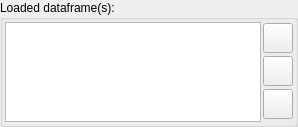
            <widget class="QGroupBox" name="gb_df_listbox">
             <property name="sizePolicy">
              <sizepolicy hsizetype="Preferred" vsizetype="Fixed">
               <horstretch>0</horstretch>
               <verstretch>0</verstretch>
              </sizepolicy>
             </property>
             <property name="minimumSize">
              <size>
               <width>0</width>
               <height>0</height>
              </size>
             </property>
             <property name="title">
              <string>Loaded dataframe(s):</string>
             </property>
             <layout class="QVBoxLayout" name="verticalLayout_51">
              <property name="spacing">
               <number>5</number>
              </property>
              <property name="leftMargin">
               <number>2</number>
              </property>
              <property name="topMargin">
               <number>2</number>
              </property>
              <property name="rightMargin">
               <number>2</number>
              </property>
              <property name="bottomMargin">
               <number>2</number>
              </property>
              <item>
               <layout class="QHBoxLayout" name="horizontalLayout_48">
                <property name="spacing">
                 <number>2</number>
                </property>
                <item>
                 <widget class="QListWidget" name="dfs_listbox">
                  <property name="sizePolicy">
                   <sizepolicy hsizetype="Expanding" vsizetype="Preferred">
                    <horstretch>0</horstretch>
                    <verstretch>0</verstretch>
                   </sizepolicy>
                  </property>
                  <property name="minimumSize">
                   <size>
                    <width>0</width>
                    <height>100</height>
                   </size>
                  </property>
                  <property name="maximumSize">
                   <size>
                    <width>16777215</width>
                    <height>100</height>
                   </size>
                  </property>
                 </widget>
                </item>
                <item>
                 <layout class="QVBoxLayout" name="verticalLayout_16">
                  <item>
                   <widget class="QPushButton" name="btn_view_df_3">
                    <property name="minimumSize">
                     <size>
                      <width>30</width>
                      <height>30</height>
                     </size>
                    </property>
                    <property name="maximumSize">
                     <size>
                      <width>30</width>
                      <height>30</height>
                     </size>
                    </property>
                    <property name="toolTip">
                     <string>View selected dataframe 
(Hold CTRL key to view filtered df)</string>
                    </property>
                    <property name="autoFillBackground">
                     <bool>true</bool>
                    </property>
                    <property name="text">
                     <string/>
                    </property>
                    <property name="icon">
                     <iconset resource="resources.qrc">
                      <normaloff>:/icons/resources/icons/view11.png</normaloff>:/icons/resources/icons/view11.png</iconset>
                    </property>
                    <property name="iconSize">
                     <size>
                      <width>25</width>
                      <height>25</height>
                     </size>
                    </property>
                   </widget>
                  </item>
                  <item>
                   <widget class="QPushButton" name="btn_remove_df_2">
                    <property name="minimumSize">
                     <size>
                      <width>30</width>
                      <height>30</height>
                     </size>
                    </property>
                    <property name="maximumSize">
                     <size>
                      <width>30</width>
                      <height>30</height>
                     </size>
                    </property>
                    <property name="toolTip">
                     <string>Remove selected dataframe</string>
                    </property>
                    <property name="text">
                     <string/>
                    </property>
                    <property name="icon">
                     <iconset resource="resources.qrc">
                      <normaloff>:/icons/resources/icons/remove.png</normaloff>:/icons/resources/icons/remove.png</iconset>
                    </property>
                    <property name="iconSize">
                     <size>
                      <width>25</width>
                      <height>25</height>
                     </size>
                    </property>
                   </widget>
                  </item>
                  <item>
                   <widget class="QPushButton" name="btn_save_df_2">
                    <property name="minimumSize">
                     <size>
                      <width>30</width>
                      <height>30</height>
                     </size>
                    </property>
                    <property name="maximumSize">
                     <size>
                      <width>30</width>
                      <height>30</height>
                     </size>
                    </property>
                    <property name="toolTip">
                     <string>Save all df to one Excel files 
(Hold Ctrl to save df to seperated files)</string>
                    </property>
                    <property name="text">
                     <string/>
                    </property>
                    <property name="icon">
                     <iconset resource="resources.qrc">
                      <normaloff>:/icons/resources/icons/save11.png</normaloff>:/icons/resources/icons/save11.png</iconset>
                    </property>
                    <property name="iconSize">
                     <size>
                      <width>25</width>
                      <height>25</height>
                     </size>
                    </property>
                   </widget>
                  </item>
                 </layout>
                </item>
               </layout>
              </item>
             </layout>
            </widget>
